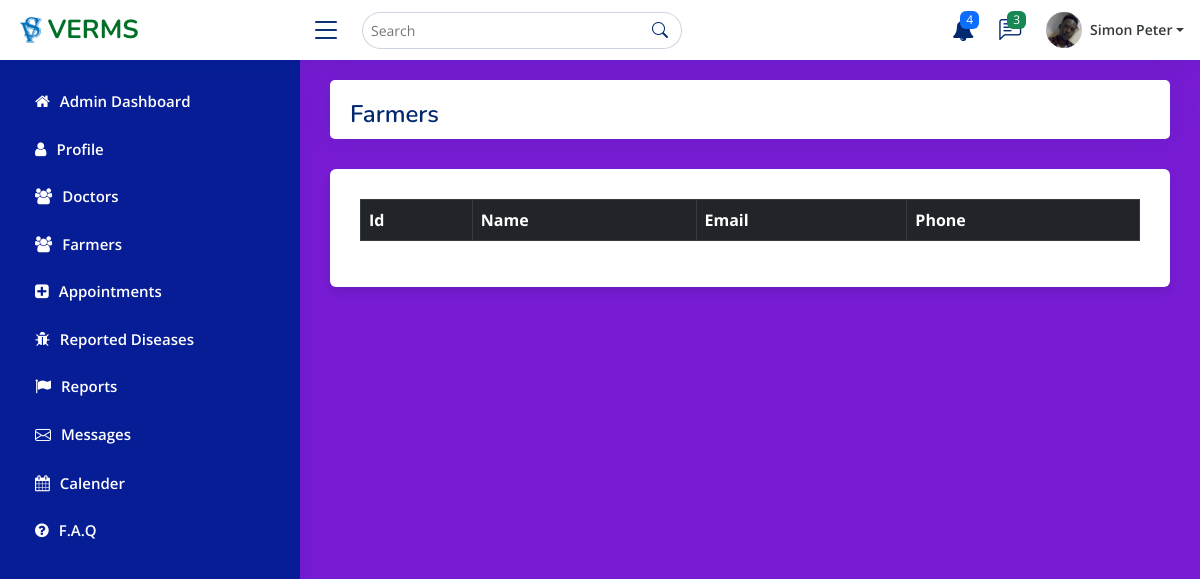
Before: /admin/pages-farmers.php with the older database file.
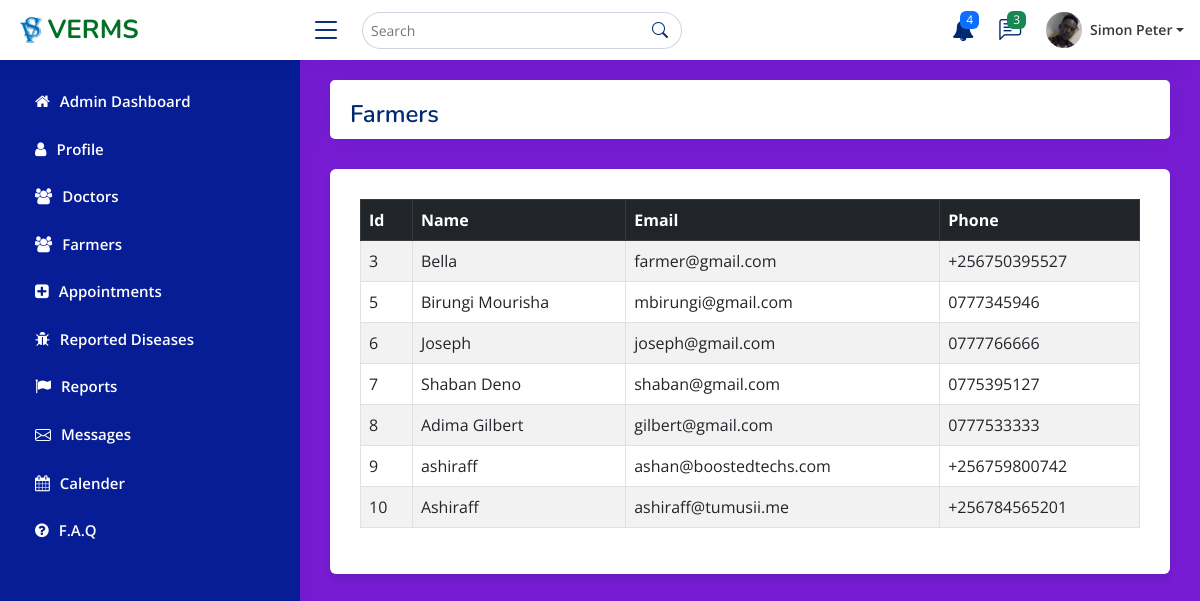
After: the same page with the newer database file.
### tables this page shows
CREATE TABLE `user` (
  `user_Id` int NOT NULL AUTO_INCREMENT,
  `name` varchar(255) NOT NULL,
  `email` varchar(255) NOT NULL,
  `phone` varchar(13) NOT NULL,
  `password` varchar(20) NOT NULL,
  `user_type` varchar(50) NOT NULL,
  PRIMARY KEY (`user_Id`)
);

### admin/pages-farmers.php (the view, shortened to what this page needs)
<!DOCTYPE html>
<html lang="en">
<head>
    <link href="assets/vendor/bootstrap/css/bootstrap.min.css" rel="stylesheet">
  <link href="assets/vendor/bootstrap-icons/bootstrap-icons.css" rel="stylesheet">
  <link href="assets/vendor/boxicons/css/boxicons.min.css" rel="stylesheet">
  <link href="assets/vendor/quill/quill.snow.css" rel="stylesheet">
  <link href="assets/vendor/quill/quill.bubble.css" rel="stylesheet">
  <link href="assets/vendor/remixicon/remixicon.css" rel="stylesheet">
  <link href="assets/vendor/simple-datatables/style.css" rel="stylesheet">
  <link rel="stylesheet" href="assets/css/datatables.min.css">
  <link rel="stylesheet" href="assets/vendor/font-awesome/css/font-awesome.min.css">
  <link href="assets/css/main.css" rel="stylesheet">
</head>
<?php
include 'config.php';
$retreive = "SELECT * FROM user WHERE user_Type = 'farmer'";
$sql_query = mysqli_query($conn, $retreive);
?>
  <body>
  <header id="header" class="header fixed-top d-flex align-items-center">
    <div class="d-flex align-items-center justify-content-between">
      <a href="admin_page.php" class="logo d-flex align-items-center">
        <img src="assets/img/logo.png" alt="">
        <span class="d-none d-lg-block">VERMS</span>
      </a>
      <i class="bi bi-list toggle-sidebar-btn"></i>
    </div>
    <div class="search-bar">
      <form class="search-form d-flex align-items-center" method="POST" action="#">
        <input type="text" name="query" placeholder="Search" title="Enter search keyword">
        <button type="submit" title="Search"><i class="bi bi-search"></i></button>
      </form>
    </div>
    <nav class="header-nav ms-auto">
      <ul class="d-flex align-items-center">
        <li class="nav-item dropdown">
<a class="nav-link nav-icon" href="#" data-bs-toggle="dropdown">
<i class="fa fa-bell" aria-hidden="true"></i>
  <span class="badge bg-primary badge-number">4</span>
</a>
</li>
<li class="nav-item dropdown">
<a class="nav-link nav-icon" href="#" data-bs-toggle="dropdown">
  <i class="bi bi-chat-left-text"></i>
  <span class="badge bg-success badge-number">3</span>
</a>
</li>
<li class="nav-item dropdown pe-3">
<a class="nav-link nav-profile d-flex align-items-center pe-0" href="#" data-bs-toggle="dropdown">
  <img src="assets/img/profile.jpg" alt="Profile" class="rounded-circle">
  <span class="d-none d-md-block dropdown-toggle ps-2">Simon Peter</span>
</a>
</li>
</ul>
</nav>
  </header>
  <aside id="sidebar" class="sidebar">
    <ul class="sidebar-nav" id="sidebar-nav">
      <li class="nav-item">
        <a class="nav-link " href="admin_page.php">
        <i class="fa fa-home" aria-hidden="true"></i>
          <span>Admin Dashboard</span>
        </a>
      </li>
      <li class="nav-item">
        <a class="nav-link collapsed" href="users-profile.php">
        <i class="fa fa-user" aria-hidden="true"></i>
          <span>Profile</span>
        </a>
      </li>
      <li class="nav-item">
        <a class="nav-link collapsed" href="pages-doctors.php">
        <i class="fa fa-users" aria-hidden="true"></i>
          <span>Doctors</span>
        </a>
      </li>
      <li class="nav-item">
        <a class="nav-link collapsed" href="pages-farmers.php">
        <i class="fa fa-users" aria-hidden="true"></i>
          <span>Farmers</span>
        </a>
      </li>
      <li class="nav-item">
        <a class="nav-link collapsed" href="pages-appointments.php">
        <i class="fa fa-plus-square" aria-hidden="true"></i>
          <span>Appointments</span>
        </a>
      </li>
      <li class="nav-item">
        <a class="nav-link collapsed" href="pages-diseases.php">
        <i class="fa fa-bug" aria-hidden="true"></i>
          <span>Reported Diseases</span>
        </a>
      </li>
      <li class="nav-item">
        <a class="nav-link collapsed" href="pages-reports.php">
        <i class="fa fa-flag" aria-hidden="true"></i>
          <span>Reports</span>
        </a>
      </li>
      <li class="nav-item">
        <a class="nav-link collapsed" href="pages-messages.php">
          <i class="bi bi-envelope"></i>
          <span>Messages</span>
        </a>
      </li>
      <li class="nav-item">
        <a class="nav-link collapsed" href="pages-calender.php">
        <i class="fa fa-calendar" aria-hidden="true"></i>
          <span>Calender</span>
        </a>
      </li>
      <li class="nav-item">
        <a class="nav-link collapsed" href="pages-faq.php">
        <i class="fa fa-question-circle" aria-hidden="true"></i>
          <span>F.A.Q</span>
        </a>
      </li>
    </ul>
  </aside>
  <main id="main" class="main">
<div class="col-12">
              <div class="card">
                <div class="pagetitle">
                  <h1>Farmers</h1>
                </div>
              </div>
              <div class="container">
        <div class="row">
            <div class="col-12">
                <div class="data_table">
                    <table id="example" class="table table-striped table-bordered">
                      <thead class="table-dark">
                      <tr>
                                <th>Id</th>
                                <th>Name</th>
                                <th>Email</th>
                                <th>Phone</th>
                            </tr>
                        </thead>
                        <tbody>
                        <?php
                  while ($rows = mysqli_fetch_assoc($sql_query) ) {
                  ?>
                            <tr>
                                <td><?php   echo $rows['user_Id']; ?></td>
                                <td><?php   echo $rows['name']; ?></td>
                                <td><?php   echo $rows['email']; ?></td>
                                <td><?php   echo $rows['phone']; ?></td>
                            </tr>
                            <?php
                          }
                           ?>
                        </tbody>
                    </table>
                </div>
            </div>
        </div>
  </main>
</body>
</html>

### admin/assets/css/main.css (style rules this page uses)
:root { scroll-behavior: smooth; }
body { font-family: "Open Sans", sans-serif; background: #771cd3; color: #444444; }
a { color: #4154f1; text-decoration: none; }
h1, h2, h3, h4, h5, h6 { font-family: "Nunito", sans-serif; }
#main { margin-top: 60px; padding: 20px 30px; transition: all 0.3s; }
.pagetitle { margin-top: 20px; margin-bottom: 10px; margin-left: 20px; }
.pagetitle h1 { font-size: 24px; margin-bottom: 0; font-weight: 600; color: #012970; }
.card { margin-bottom: 30px; border: none; border-radius: 5px; box-shadow: 0px 0 30px rgba(1, 41, 112, 0.1); }
.logo { line-height: 1; }
@media (min-width: 1200px) { .logo { width: 280px; } }
.logo img { max-height: 26px; margin-right: 6px; }
.logo span { font-size: 26px; font-weight: 700; color: #017026; font-family: "Nunito", sans-serif; }
.header { transition: all 0.5s; z-index: 997; height: 60px; box-shadow: 0px 2px 20px rgba(1, 41, 112, 0.1); background-color: #fff; padding-left: 20px; }
.header .toggle-sidebar-btn { font-size: 32px; padding-left: 10px; cursor: pointer; color: #012970; }
.header .search-bar { min-width: 360px; padding: 0 20px; }
.header .search-form { width: 100%; }
.header .search-form input { border: 0; font-size: 14px; color: #232b2b; border: 1px solid rgba(1, 41, 112, 0.2); padding: 7px 38px 7px 8px; border-radius: 30px; transition: 0.3s; width: 100%; }
.header .search-form button { border: 0; padding: 0; margin-left: -30px; background: none; }
.header .search-form button i { color: #012970; }
.header-nav ul { list-style: none; }
.header-nav>ul { margin: 0; padding: 0; }
.header-nav .nav-icon { font-size: 22px; color: #012970; margin-right: 25px; position: relative; }
.header-nav .nav-profile { color: #353839; }
.header-nav .nav-profile img { max-height: 36px; }
.header-nav .nav-profile span { font-size: 14px; font-weight: 600; }
.header-nav .badge-number { position: absolute; inset: -2px -5px auto auto; font-weight: normal; font-size: 12px; padding: 3px 6px; }
.sidebar { position: fixed; top: 60px; left: 0; bottom: 0; width: 300px; z-index: 996; transition: all 0.3s; padding: 20px; overflow-y: auto; scrollbar-width: thin; scrollbar-color: #aab7cf transparent; box-shadow: 0px 0px 20px rgba(1, 41, 112, 0.1); background-color: #061d95; }
@media (min-width: 1200px) { #main, #footer { margin-left: 300px; } }
.sidebar-nav { padding: 0; margin: 0; list-style: none; }
.sidebar-nav li { padding: 0; margin: 0; list-style: none; }
.sidebar-nav .nav-item { margin-bottom: 5px; }
.sidebar-nav .nav-link { display: flex; align-items: center; font-size: 15px; font-weight: 600; color: #fff; transition: 0.3; background: #061d95; padding: 10px 15px; border-radius: 4px; }
.sidebar-nav .nav-link i { font-size: 16px; margin-right: 10px; color: #fff; }
.sidebar-nav .nav-link.collapsed { color: #fff; background: #061d95; }
.sidebar-nav .nav-link.collapsed i { color: #fff; }
.container { position: relative; max-width: 100%; width: 100%; border-radius: 6px; padding: 30px; background-color: #fff; box-shadow: 0 5px 10px rgba(0, 0, 0, 0.1); }

Changed rows visible on the page:
added user: user_Id "3", name "Bella", email "farmer@gmail.com", phone "+256750395527"
added user: user_Id "5", name "Birungi Mourisha", email "mbirungi@gmail.com", phone "0777345946"
added user: user_Id "6", name "Joseph", email "joseph@gmail.com", phone "0777766666"
added user: user_Id "7", name "Shaban Deno", email "shaban@gmail.com", phone "0775395127"
added user: user_Id "8", name "Adima Gilbert", email "gilbert@gmail.com", phone "0777533333"
added user: user_Id "9", name "ashiraff", email "ashan@boostedtechs.com", phone "+256759800742"
added user: user_Id "10", name "Ashiraff", email "ashiraff@tumusii.me", phone "+256784565201"
